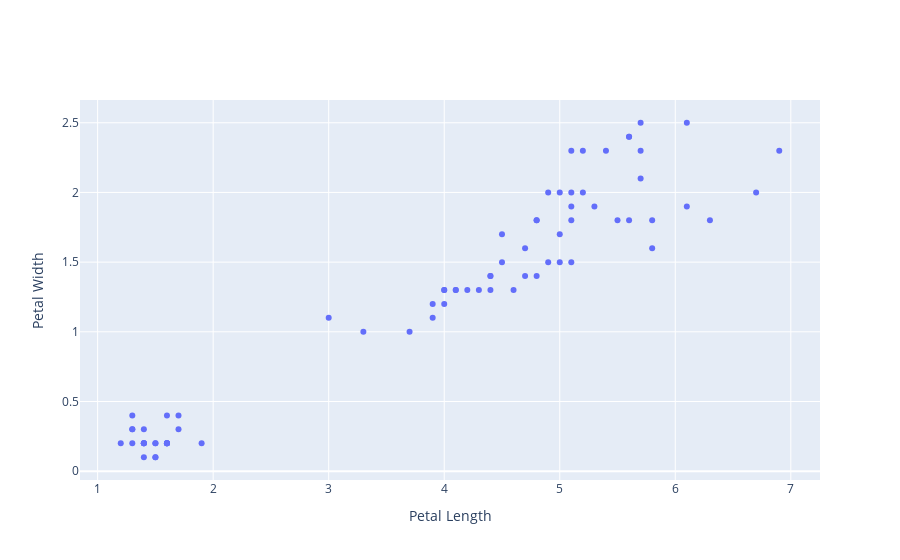
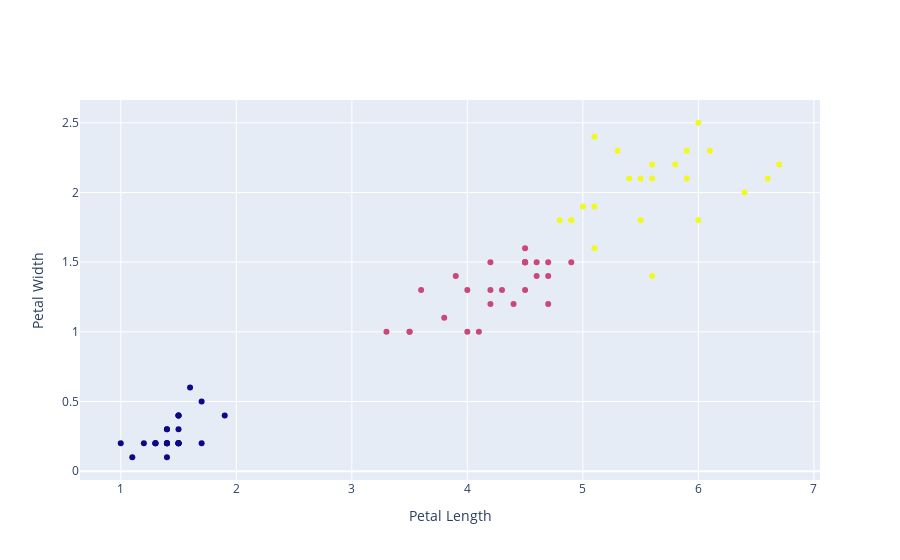

Notebook code for these charts, in order:
### Code cell
x, y = iris.data, iris.target
x_train, x_test, y_train, y_test = train_test_split(x, y, test_size = 0.5, random_state=31)

plotx = []
ploty = []
for i in x_train:
    plotx.append(i[2])
    ploty.append(i[3])    
    
fig = make_subplots(rows = 1, cols = 1)
fig.add_trace(
    go.Scatter(x = plotx, y = ploty, mode  = "markers")
)
fig.update_xaxes(title = "Petal Length")
fig.update_yaxes(title = "Petal Width")
fig.show()

classifier = DecisionTreeClassifier(max_depth = 8)
classifier = classifier.fit(x_train, y_train)

fn = ['sepal length (cm)', 'sepal width (cm)', 'petal length (cm)', 'petal width (cm)']
cn = ['setosa', 'versicolor' , 'virginica']

predn = ['setosa (pred)', 'versicolor (pred)' , 'virginica (pred)']

tree.plot_tree(classifier)
fig, axes = plt.subplots(nrows = 1, ncols = 1, figsize = (4,4), dpi=300)

tree.plot_tree(classifier, feature_names = fn, class_names = cn, filled = True)
plt.show()

y_predict = classifier.predict(x_test)
accuracy = classifier.score(x_test, y_test)
accuracy

plotx = []
ploty = []
plotc = []

for a, b in zip(x_test, y_predict):
    plotx.append(a[2])
    ploty.append(a[3])
    plotc.append(b)
    
fig = make_subplots(rows = 1, cols = 1)
fig.add_trace(
    go.Scatter(x = plotx, y = ploty, mode  = "markers", marker_color = plotc)
)
fig.update_xaxes(title = "Petal Length")
fig.update_yaxes(title = "Petal Width")
fig.show()

print("Accuracy", accuracy)

cm = confusion_matrix(y_test, y_predict)
cm_df = pd.DataFrame(cm, index = [idx for idx in cn], columns = [col for col in predn])
sns.heatmap(cm_df, annot=True)
plt.show()

### Figure 1 — Plotly figure (JSON) as saved in the notebook; plotly's stock layout.template omitted (floating-point values rounded to 4 significant figures)
{"data": [{"mode": "markers", "type": "scatter", "x": [1.6, 1.7, 4.4, 4, 5, 5.4, 4.9, 4.7, 4.7, 1.3, 5.2, 3.9, 1.4, 1.5, 5.7, 1.7, 1.6, 1.3, 4.2, 4.5, 5.1, 6.9, 1.6, 5.7, 1.5, 1.2, 6.1, 4.4, 1.6, 5, 5.1, 5.8, 1.5, 4, 5.6, 1.9, 4.8, 1.4, 4.8, 5.1, 3.3, 1.3, 5.8, 4.3, 1.4, 1.4, 5.2, 5.5, 4.1, 6.1, 5.6, 4.9, 1.5, 4.5, 5.7, 5.3, 5.6, 5.1, 4.1, 5.1, 5, 6.3, 3.7, 1.6, 3.9, 1.4, 1.6, 6.7, 4, 1.4, 4.6, 3, 4.8, 1.3, 4.4], "y": [0.2, 0.3, 1.4, 1.3, 1.5, 2.3, 2, 1.4, 1.6, 0.2, 2, 1.1, 0.2, 0.1, 2.1, 0.4, 0.2, 0.3, 1.3, 1.5, 2, 2.3, 0.4, 2.5, 0.2, 0.2, 2.5, 1.4, 0.2, 1.7, 1.8, 1.8, 0.1, 1.3, 2.4, 0.2, 1.8, 0.1, 1.4, 2.3, 1, 0.3, 1.6, 1.3, 0.2, 0.2, 2.3, 1.8, 1.3, 1.9, 2.4, 1.5, 0.2, 1.7, 2.3, 1.9, 1.8, 1.5, 1.3, 1.9, 2, 1.8, 1, 0.2, 1.2, 0.3, 0.2, 2, 1.2, 0.2, 1.3, 1.1, 1.8, 0.4, 1.3]}], "layout": {"xaxis": {"anchor": "y", "domain": [0, 1], "title": {"text": "Petal Length"}}, "yaxis": {"anchor": "x", "domain": [0, 1], "title": {"text": "Petal Width"}}}}

### Figure 2 — Plotly figure (JSON) as saved in the notebook; plotly's stock layout.template omitted (floating-point values rounded to 4 significant figures)
{"data": [{"marker": {"color": [1, 2, 0, 1, 2, 0, 2, 1, 0, 0, 2, 1, 2, 0, 2, 2, 1, 1, 2, 0, 2, 2, 0, 2, 1, 0, 1, 1, 1, 1, 0, 0, 1, 1, 1, 0, 1, 2, 2, 1, 0, 2, 2, 0, 1, 1, 0, 0, 1, 2, 2, 0, 0, 1, 2, 0, 1, 0, 1, 2, 0, 0, 2, 0, 2, 0, 1, 0, 2, 0, 1, 2, 0, 1, 1]}, "mode": "markers", "type": "scatter", "x": [4.5, 5.6, 1.4, 4.2, 5.5, 1.4, 4.9, 4.2, 1.5, 1.5, 5.6, 4.5, 4.8, 1.1, 6.7, 5.1, 4.9, 4.5, 5.1, 1.4, 5.3, 6, 1.6, 5.6, 3.8, 1.3, 4.7, 3.9, 4.6, 4.5, 1.2, 1.4, 3.5, 4.6, 3.3, 1.3, 3.6, 5.9, 5.4, 4.3, 1.5, 5, 6.4, 1.4, 4.7, 4, 1.5, 1.4, 4.5, 6, 6.1, 1.5, 1.7, 4.1, 5.9, 1.3, 4.7, 1.5, 4, 6.6, 1.5, 1.4, 5.5, 1.5, 5.8, 1.5, 4.5, 1.9, 4.9, 1.7, 4.2, 5.1, 1, 3.5, 4.4], "y": [1.5, 2.2, 0.2, 1.3, 2.1, 0.3, 1.8, 1.2, 0.4, 0.4, 1.4, 1.6, 1.8, 0.1, 2.2, 1.6, 1.5, 1.5, 2.4, 0.2, 2.3, 2.5, 0.6, 2.1, 1.1, 0.2, 1.5, 1.4, 1.5, 1.5, 0.2, 0.3, 1, 1.4, 1, 0.2, 1.3, 2.1, 2.1, 1.3, 0.3, 1.9, 2, 0.2, 1.2, 1, 0.2, 0.2, 1.3, 1.8, 2.3, 0.2, 0.5, 1, 2.3, 0.2, 1.4, 0.2, 1.3, 2.1, 0.2, 0.1, 1.8, 0.4, 2.2, 0.2, 1.5, 0.4, 1.8, 0.2, 1.5, 1.9, 0.2, 1, 1.2]}], "layout": {"xaxis": {"anchor": "y", "domain": [0, 1], "title": {"text": "Petal Length"}}, "yaxis": {"anchor": "x", "domain": [0, 1], "title": {"text": "Petal Width"}}}}
